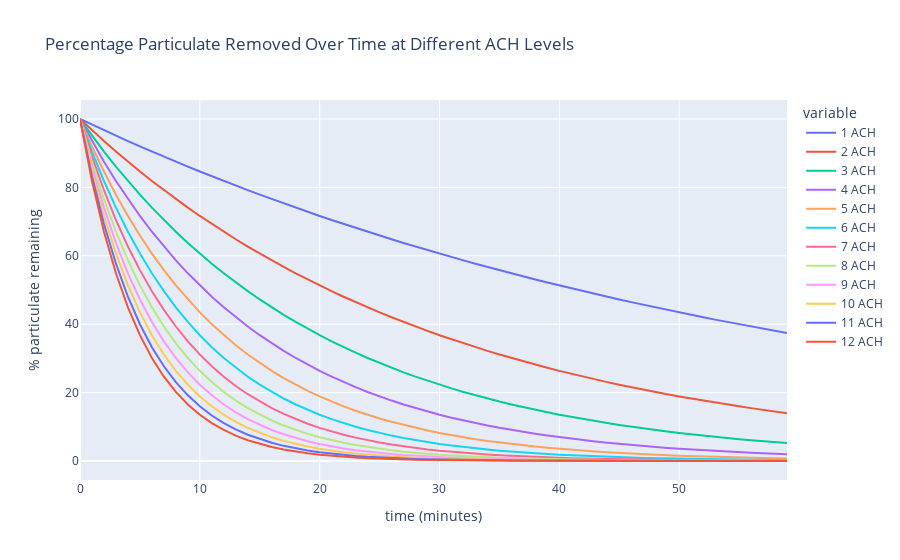

Notebook code cell kept with this figure:
### Code cell
f = DecayFuncs(0, 100)

t = pd.Series([x for x in range(0,60)])
data = {}
for x in range(1,13):
    data['{} ACH'.format(x)] = f.func(t, x)

df = pd.DataFrame(data, index=t)
df.index.name = 'time (minutes)'
df.plot(title="Percentage Particulate Removed Over Time at Different ACH Levels", labels={'value': '% particulate remaining'})
